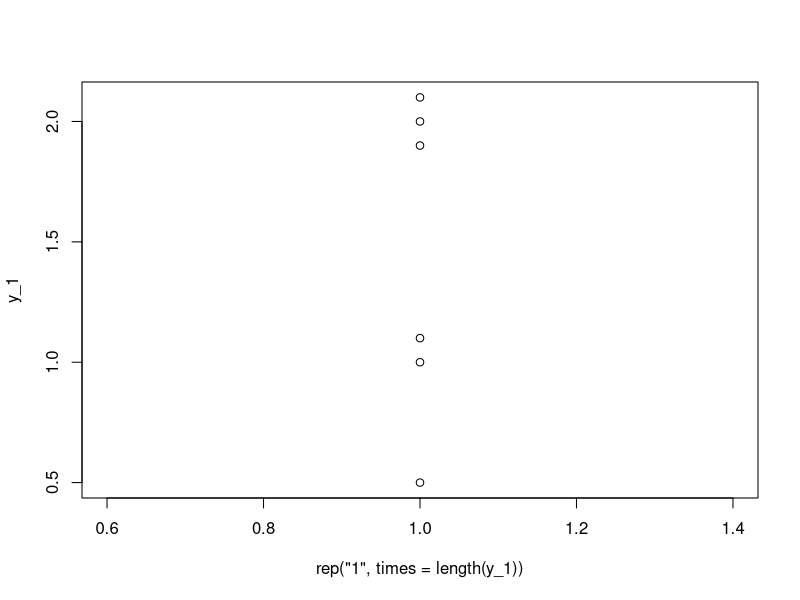
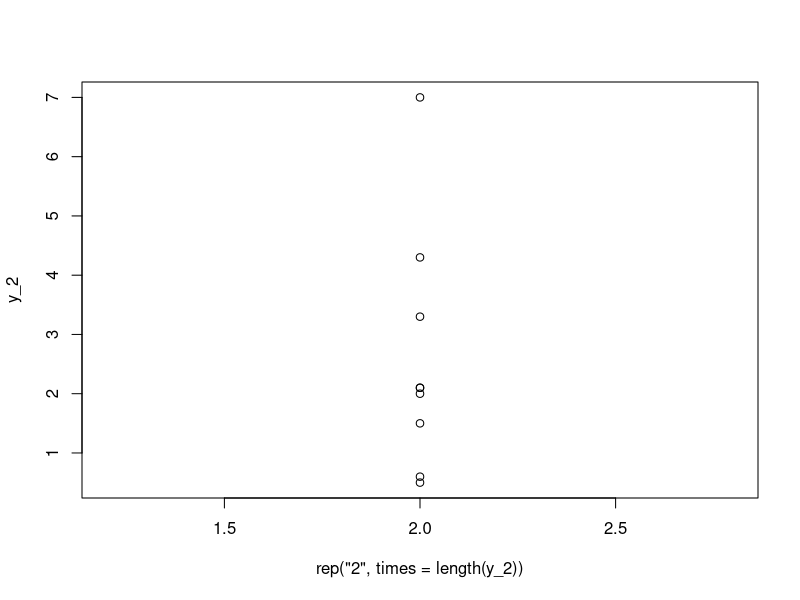

Here is the R script that generated these plots, in order:
## ---- chunk 1
y_1 <- c(1.0, 2.0, 1.1, 2.1, 0.5, 1.9)
y_2 <- c(0.5, 0.6, 7.0, 2.1, 3.3, 4.3, 2.0, 1.5, 2.1)
## ---- chunk 2
results <- t.test(y_1, y_2, alternative = "two.sided", var.equal = FALSE)
t_score <- results[1]$statistic
p_value <- results[3]$p.value
## ---- chunk 3
library(ggplot2)
plot(rep('1', times=length(y_1)), y_1)
plot(rep('2', times=length(y_2)), y_2)
